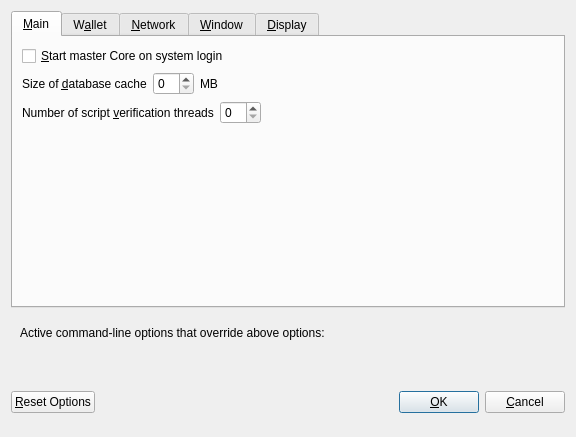
<?xml version="1.0" encoding="UTF-8"?>
<ui version="4.0">
 <class>OptionsDialog</class>
 <widget class="QDialog" name="OptionsDialog">
  <property name="geometry">
   <rect>
    <x>0</x>
    <y>0</y>
    <width>576</width>
    <height>402</height>
   </rect>
  </property>
  <property name="windowTitle">
   <string>Options</string>
  </property>
  <property name="modal">
   <bool>true</bool>
  </property>
  <layout class="QVBoxLayout" name="verticalLayout">
   <item>
    <widget class="QTabWidget" name="tabWidget">
     <property name="currentIndex">
      <number>0</number>
     </property>
     <widget class="QWidget" name="tabMain">
      <attribute name="title">
       <string>&amp;Main</string>
      </attribute>
      <layout class="QVBoxLayout" name="verticalLayout_Main">
       <item>
        <widget class="QCheckBox" name="bitcoinAtStartup">
         <property name="toolTip">
          <string>Automatically start master Core after logging in to the system.</string>
         </property>
         <property name="text">
          <string>&amp;Start master Core on system login</string>
         </property>
        </widget>
       </item>
       <item>
        <layout class="QHBoxLayout" name="horizontalLayout_2_Main">
         <item>
          <widget class="QLabel" name="databaseCacheLabel">
           <property name="text">
            <string>Size of &amp;database cache</string>
           </property>
           <property name="textFormat">
            <enum>Qt::PlainText</enum>
           </property>
           <property name="buddy">
            <cstring>databaseCache</cstring>
           </property>
          </widget>
         </item>
         <item>
          <widget class="QSpinBox" name="databaseCache"/>
         </item>
         <item>
          <widget class="QLabel" name="databaseCacheUnitLabel">
           <property name="text">
            <string>MB</string>
           </property>
           <property name="textFormat">
            <enum>Qt::PlainText</enum>
           </property>
          </widget>
         </item>
         <item>
          <spacer name="horizontalSpacer_2_Main">
           <property name="orientation">
            <enum>Qt::Horizontal</enum>
           </property>
           <property name="sizeHint" stdset="0">
            <size>
             <width>40</width>
             <height>20</height>
            </size>
           </property>
          </spacer>
         </item>
        </layout>
       </item>
       <item>
        <layout class="QHBoxLayout" name="horizontalLayout_3_Main">
         <item>
          <widget class="QLabel" name="threadsScriptVerifLabel">
           <property name="text">
            <string>Number of script &amp;verification threads</string>
           </property>
           <property name="textFormat">
            <enum>Qt::PlainText</enum>
           </property>
           <property name="buddy">
            <cstring>threadsScriptVerif</cstring>
           </property>
          </widget>
         </item>
         <item>
          <widget class="QSpinBox" name="threadsScriptVerif">
           <property name="toolTip">
            <string>(0 = auto, &lt;0 = leave that many cores free)</string>
           </property>
          </widget>
         </item>
         <item>
          <spacer name="horizontalSpacer_3_Main">
           <property name="orientation">
            <enum>Qt::Horizontal</enum>
           </property>
           <property name="sizeHint" stdset="0">
            <size>
             <width>40</width>
             <height>20</height>
            </size>
           </property>
          </spacer>
         </item>
        </layout>
       </item>
       <item>
        <spacer name="verticalSpacer_Main">
         <property name="orientation">
          <enum>Qt::Vertical</enum>
         </property>
         <property name="sizeHint" stdset="0">
          <size>
           <width>20</width>
           <height>40</height>
          </size>
         </property>
        </spacer>
       </item>
      </layout>
     </widget>
     <widget class="QWidget" name="tabWallet">
      <attribute name="title">
       <string>W&amp;allet</string>
      </attribute>
      <layout class="QVBoxLayout" name="verticalLayout_Wallet">
       <item>
        <widget class="QGroupBox" name="groupBox">
         <property name="title">
          <string>Expert</string>
         </property>
         <layout class="QVBoxLayout" name="verticalLayout_2">
          <item>
           <widget class="QCheckBox" name="coinControlFeatures">
            <property name="toolTip">
             <string>Whether to show coin control features or not.</string>
            </property>
            <property name="text">
             <string>Enable coin &amp;control features</string>
            </property>
           </widget>
          </item>
          <item>
           <widget class="QCheckBox" name="showMasternodesTab">
            <property name="toolTip">
             <string>Show additional tab listing all your masternodes in first sub-tab&lt;br/&gt;and all masternodes on the network in second sub-tab.</string>
            </property>
            <property name="text">
             <string>Show Masternodes Tab</string>
            </property>
           </widget>
          </item>
          <item>
           <widget class="QCheckBox" name="showAdvancedPSUI">
            <property name="toolTip">
             <string>Show additional information and buttons for PrivateSend on overview screen.</string>
            </property>
            <property name="text">
             <string>Enable advanced PrivateSend interface</string>
            </property>
           </widget>
          </item>
          <item>
           <widget class="QCheckBox" name="lowKeysWarning">
            <property name="toolTip">
             <string>Show warning dialog when PrivateSend detects that wallet has very low number of keys left.</string>
            </property>
            <property name="text">
             <string>Warn if PrivateSend is running out of keys</string>
            </property>
           </widget>
          </item>
          <item>
           <widget class="QCheckBox" name="privateSendMultiSession">
            <property name="toolTip">
             <string>Whether to use experimental PrivateSend mode with multiple mixing sessions per block.&lt;br/&gt;Note: You must use this feature carefully.&lt;br/&gt;Make sure you always have recent wallet (auto)backup in a safe place!</string>
            </property>
            <property name="text">
             <string>Enable PrivateSend &amp;multi-session</string>
            </property>
           </widget>
          </item>
          <item>
           <widget class="QCheckBox" name="spendZeroConfChange">
            <property name="toolTip">
             <string>If you disable the spending of unconfirmed change, the change from a transaction&lt;br/&gt;cannot be used until that transaction has at least one confirmation.&lt;br/&gt;This also affects how your balance is computed.</string>
            </property>
            <property name="text">
             <string>&amp;Spend unconfirmed change</string>
            </property>
           </widget>
          </item>
         </layout>
        </widget>
       </item>
       <item>
        <layout class="QHBoxLayout" name="horizontalLayout_4_Wallet">
         <item>
          <widget class="QLabel" name="label">
           <property name="toolTip">
            <string>This setting determines the amount of individual masternodes that an input will be anonymized through.&lt;br/&gt;More rounds of anonymization gives a higher degree of privacy, but also costs more in fees.</string>
           </property>
           <property name="text">
            <string>PrivateSend rounds to use</string>
           </property>
          </widget>
         </item>
         <item>
          <widget class="QSpinBox" name="privateSendRounds">
           <property name="minimum">
            <number>2</number>
           </property>
           <property name="maximum">
            <number>8</number>
           </property>
           <property name="value">
            <number>4</number>
           </property>
          </widget>
         </item>
        </layout>
       </item>
       <item>
        <layout class="QHBoxLayout" name="horizontalLayout">
         <item>
          <widget class="QLabel" name="label_2">
           <property name="toolTip">
            <string>This amount acts as a threshold to turn off PrivateSend once it's reached.</string>
           </property>
           <property name="statusTip">
            <string notr="true"/>
           </property>
           <property name="whatsThis">
            <string notr="true"/>
           </property>
           <property name="accessibleName">
            <string notr="true"/>
           </property>
           <property name="accessibleDescription">
            <string notr="true"/>
           </property>
           <property name="text">
            <string>Amount of master to keep anonymized</string>
           </property>
          </widget>
         </item>
         <item>
          <widget class="QSpinBox" name="privateSendAmount">
           <property name="minimum">
            <number>2</number>
           </property>
           <property name="maximum">
            <number>2000</number>
           </property>
           <property name="singleStep">
            <number>10</number>
           </property>
           <property name="value">
            <number>1000</number>
           </property>
          </widget>
         </item>
        </layout>
       </item>
       <item>
        <spacer name="verticalSpacer_Wallet">
         <property name="orientation">
          <enum>Qt::Vertical</enum>
         </property>
         <property name="sizeHint" stdset="0">
          <size>
           <width>20</width>
           <height>40</height>
          </size>
         </property>
        </spacer>
       </item>
      </layout>
     </widget>
     <widget class="QWidget" name="tabNetwork">
      <attribute name="title">
       <string>&amp;Network</string>
      </attribute>
      <layout class="QVBoxLayout" name="verticalLayout_Network">
       <item>
        <widget class="QCheckBox" name="mapPortUpnp">
         <property name="toolTip">
          <string>Automatically open the master Core client port on the router. This only works when your router supports UPnP and it is enabled.</string>
         </property>
         <property name="text">
          <string>Map port using &amp;UPnP</string>
         </property>
        </widget>
       </item>
       <item>
        <widget class="QCheckBox" name="allowIncoming">
         <property name="toolTip">
          <string>Accept connections from outside</string>
         </property>
         <property name="text">
          <string>Allow incoming connections</string>
         </property>
        </widget>
       </item>
       <item>
        <widget class="QCheckBox" name="connectSocks">
         <property name="toolTip">
          <string>Connect to the master network through a SOCKS5 proxy.</string>
         </property>
         <property name="text">
          <string>&amp;Connect through SOCKS5 proxy (default proxy):</string>
         </property>
        </widget>
       </item>
       <item>
        <layout class="QHBoxLayout" name="horizontalLayout_1_Network">
         <item>
          <widget class="QLabel" name="proxyIpLabel">
           <property name="text">
            <string>Proxy &amp;IP:</string>
           </property>
           <property name="textFormat">
            <enum>Qt::PlainText</enum>
           </property>
           <property name="buddy">
            <cstring>proxyIp</cstring>
           </property>
          </widget>
         </item>
         <item>
          <widget class="QValidatedLineEdit" name="proxyIp">
           <property name="minimumSize">
            <size>
             <width>140</width>
             <height>0</height>
            </size>
           </property>
           <property name="maximumSize">
            <size>
             <width>140</width>
             <height>16777215</height>
            </size>
           </property>
           <property name="toolTip">
            <string>IP address of the proxy (e.g. IPv4: 127.0.0.1 / IPv6: ::1)</string>
           </property>
          </widget>
         </item>
         <item>
          <widget class="QLabel" name="proxyPortLabel">
           <property name="text">
            <string>&amp;Port:</string>
           </property>
           <property name="textFormat">
            <enum>Qt::PlainText</enum>
           </property>
           <property name="buddy">
            <cstring>proxyPort</cstring>
           </property>
          </widget>
         </item>
         <item>
          <widget class="QLineEdit" name="proxyPort">
           <property name="minimumSize">
            <size>
             <width>55</width>
             <height>0</height>
            </size>
           </property>
           <property name="maximumSize">
            <size>
             <width>55</width>
             <height>16777215</height>
            </size>
           </property>
           <property name="toolTip">
            <string>Port of the proxy (e.g. 9050)</string>
           </property>
          </widget>
         </item>
         <item>
          <spacer name="horizontalSpacer_1_Network">
           <property name="orientation">
            <enum>Qt::Horizontal</enum>
           </property>
           <property name="sizeHint" stdset="0">
            <size>
             <width>40</width>
             <height>20</height>
            </size>
           </property>
          </spacer>
         </item>
        </layout>
       </item>
       <item>
        <layout class="QHBoxLayout" name="horizontalLayout_2_Network">
         <item>
          <widget class="QLabel" name="proxyActiveNets">
           <property name="text">
            <string>Used for reaching peers via:</string>
           </property>
           <property name="textFormat">
            <enum>Qt::PlainText</enum>
           </property>
          </widget>
         </item>
         <item>
          <widget class="QCheckBox" name="proxyReachIPv4">
           <property name="enabled">
            <bool>false</bool>
           </property>
           <property name="toolTip">
            <string>Shows, if the supplied default SOCKS5 proxy is used to reach peers via this network type.</string>
           </property>
           <property name="text">
            <string/>
           </property>
          </widget>
         </item>
         <item>
          <widget class="QLabel" name="proxyReachIPv4Label">
           <property name="text">
            <string>IPv4</string>
           </property>
           <property name="textFormat">
            <enum>Qt::PlainText</enum>
           </property>
          </widget>
         </item>
         <item>
          <widget class="QCheckBox" name="proxyReachIPv6">
           <property name="enabled">
            <bool>false</bool>
           </property>
           <property name="toolTip">
            <string>Shows, if the supplied default SOCKS5 proxy is used to reach peers via this network type.</string>
           </property>
           <property name="text">
            <string/>
           </property>
          </widget>
         </item>
         <item>
          <widget class="QLabel" name="proxyReachIPv6Label">
           <property name="text">
            <string>IPv6</string>
           </property>
           <property name="textFormat">
            <enum>Qt::PlainText</enum>
           </property>
          </widget>
         </item>
         <item>
          <widget class="QCheckBox" name="proxyReachTor">
           <property name="enabled">
            <bool>false</bool>
           </property>
           <property name="toolTip">
            <string>Shows, if the supplied default SOCKS5 proxy is used to reach peers via this network type.</string>
           </property>
           <property name="text">
            <string/>
           </property>
          </widget>
         </item>
         <item>
          <widget class="QLabel" name="proxyReachTorLabel">
           <property name="text">
            <string>Tor</string>
           </property>
           <property name="textFormat">
            <enum>Qt::PlainText</enum>
           </property>
          </widget>
         </item>
         <item>
          <spacer name="horizontalSpacer_2_Network">
           <property name="orientation">
            <enum>Qt::Horizontal</enum>
           </property>
           <property name="sizeHint" stdset="0">
            <size>
             <width>40</width>
             <height>20</height>
            </size>
           </property>
          </spacer>
         </item>
        </layout>
       </item>
       <item>
        <widget class="QCheckBox" name="connectSocksTor">
         <property name="toolTip">
          <string>Connect to the master network through a separate SOCKS5 proxy for Tor hidden services.</string>
         </property>
         <property name="text">
          <string>Use separate SOCKS5 proxy to reach peers via Tor hidden services:</string>
         </property>
        </widget>
       </item>
       <item>
        <layout class="QHBoxLayout" name="horizontalLayout_3_Network">
         <item>
          <widget class="QLabel" name="proxyIpTorLabel">
           <property name="text">
            <string>Proxy &amp;IP:</string>
           </property>
           <property name="textFormat">
            <enum>Qt::PlainText</enum>
           </property>
           <property name="buddy">
            <cstring>proxyIpTor</cstring>
           </property>
          </widget>
         </item>
         <item>
          <widget class="QValidatedLineEdit" name="proxyIpTor">
           <property name="minimumSize">
            <size>
             <width>140</width>
             <height>0</height>
            </size>
           </property>
           <property name="maximumSize">
            <size>
             <width>140</width>
             <height>16777215</height>
            </size>
           </property>
           <property name="toolTip">
            <string>IP address of the proxy (e.g. IPv4: 127.0.0.1 / IPv6: ::1)</string>
           </property>
          </widget>
         </item>
         <item>
          <widget class="QLabel" name="proxyPortTorLabel">
           <property name="text">
            <string>&amp;Port:</string>
           </property>
           <property name="textFormat">
            <enum>Qt::PlainText</enum>
           </property>
           <property name="buddy">
            <cstring>proxyPortTor</cstring>
           </property>
          </widget>
         </item>
         <item>
          <widget class="QLineEdit" name="proxyPortTor">
           <property name="minimumSize">
            <size>
             <width>55</width>
             <height>0</height>
            </size>
           </property>
           <property name="maximumSize">
            <size>
             <width>55</width>
             <height>16777215</height>
            </size>
           </property>
           <property name="toolTip">
            <string>Port of the proxy (e.g. 9050)</string>
           </property>
          </widget>
         </item>
         <item>
          <spacer name="horizontalSpacer_4_Network">
           <property name="orientation">
            <enum>Qt::Horizontal</enum>
           </property>
           <property name="sizeHint" stdset="0">
            <size>
             <width>40</width>
             <height>20</height>
            </size>
           </property>
          </spacer>
         </item>
        </layout>
       </item>
       <item>
        <spacer name="verticalSpacer_Network">
         <property name="orientation">
          <enum>Qt::Vertical</enum>
         </property>
         <property name="sizeHint" stdset="0">
          <size>
           <width>20</width>
           <height>40</height>
          </size>
         </property>
        </spacer>
       </item>
      </layout>
     </widget>
     <widget class="QWidget" name="tabWindow">
      <attribute name="title">
       <string>&amp;Window</string>
      </attribute>
      <layout class="QVBoxLayout" name="verticalLayout_Window">
       <item>
        <widget class="QCheckBox" name="hideTrayIcon">
         <property name="toolTip">
          <string>&amp;Hide the icon from the system tray.</string>
         </property>
         <property name="text">
          <string>Hide tray icon</string>
         </property>
        </widget>
       </item>
       <item>
        <widget class="QCheckBox" name="minimizeToTray">
         <property name="toolTip">
          <string>Show only a tray icon after minimizing the window.</string>
         </property>
         <property name="text">
          <string>&amp;Minimize to the tray instead of the taskbar</string>
         </property>
        </widget>
       </item>
       <item>
        <widget class="QCheckBox" name="minimizeOnClose">
         <property name="toolTip">
          <string>Minimize instead of exit the application when the window is closed. When this option is enabled, the application will be closed only after selecting Exit in the menu.</string>
         </property>
         <property name="text">
          <string>M&amp;inimize on close</string>
         </property>
        </widget>
       </item>
       <item>
        <spacer name="verticalSpacer_Window">
         <property name="orientation">
          <enum>Qt::Vertical</enum>
         </property>
         <property name="sizeHint" stdset="0">
          <size>
           <width>20</width>
           <height>40</height>
          </size>
         </property>
        </spacer>
       </item>
      </layout>
     </widget>
     <widget class="QWidget" name="tabDisplay">
      <attribute name="title">
       <string>&amp;Display</string>
      </attribute>
      <layout class="QVBoxLayout" name="verticalLayout_Display">
       <item>
        <layout class="QHBoxLayout" name="horizontalLayout_1_Display">
         <item>
          <widget class="QLabel" name="langLabel">
           <property name="text">
            <string>User Interface &amp;language:</string>
           </property>
           <property name="textFormat">
            <enum>Qt::PlainText</enum>
           </property>
           <property name="buddy">
            <cstring>lang</cstring>
           </property>
          </widget>
         </item>
         <item>
          <widget class="QValueComboBox" name="lang">
           <property name="toolTip">
            <string>The user interface language can be set here. This setting will take effect after restarting master Core.</string>
           </property>
          </widget>
         </item>
        </layout>
       </item>
       <item>
        <widget class="QLabel" name="label_3">
         <property name="toolTip">
          <string notr="true"/>
         </property>
         <property name="statusTip">
          <string notr="true"/>
         </property>
         <property name="whatsThis">
          <string notr="true"/>
         </property>
         <property name="accessibleName">
          <string notr="true"/>
         </property>
         <property name="text">
          <string>Language missing or translation incomplete? Help contributing translations here:
https://www.transifex.com/projects/p/master/</string>
         </property>
         <property name="wordWrap">
          <bool>true</bool>
         </property>
         <property name="openExternalLinks">
          <bool>true</bool>
         </property>
         <property name="textInteractionFlags">
          <set>Qt::TextBrowserInteraction</set>
         </property>
        </widget>
       </item>
       <item>
        <layout class="QHBoxLayout" name="horizontalLayout_4_Display" stretch="0,0">
         <item>
          <widget class="QLabel" name="themeLabel">
           <property name="text">
            <string>User Interface Theme:</string>
           </property>
          </widget>
         </item>
         <item>
          <widget class="QValueComboBox" name="theme"/>
         </item>
        </layout>
       </item>
       <item>
        <widget class="Line" name="line">
         <property name="orientation">
          <enum>Qt::Horizontal</enum>
         </property>
        </widget>
       </item>
       <item>
        <layout class="QHBoxLayout" name="horizontalLayout_2_Display">
         <item>
          <widget class="QLabel" name="unitLabel">
           <property name="text">
            <string>&amp;Unit to show amounts in:</string>
           </property>
           <property name="textFormat">
            <enum>Qt::PlainText</enum>
           </property>
           <property name="buddy">
            <cstring>unit</cstring>
           </property>
          </widget>
         </item>
         <item>
          <widget class="QValueComboBox" name="unit">
           <property name="toolTip">
            <string>Choose the default subdivision unit to show in the interface and when sending coins.</string>
           </property>
          </widget>
         </item>
        </layout>
       </item>
       <item>
        <layout class="QHBoxLayout" name="horizontalLayout_5_Display">
         <item>
          <widget class="QLabel" name="digitsLabel">
           <property name="text">
            <string>Decimal digits</string>
           </property>
          </widget>
         </item>
         <item>
          <widget class="QValueComboBox" name="digits"/>
         </item>
        </layout>
       </item>
       <item>
        <layout class="QHBoxLayout" name="horizontalLayout_3_Display">
         <item>
          <widget class="QLabel" name="thirdPartyTxUrlsLabel">
           <property name="toolTip">
            <string>Third party URLs (e.g. a block explorer) that appear in the transactions tab as context menu items.&lt;br/&gt;%s in the URL is replaced by transaction hash. Multiple URLs are separated by vertical bar |.</string>
           </property>
           <property name="text">
            <string>Third party transaction URLs</string>
           </property>
           <property name="buddy">
            <cstring>thirdPartyTxUrls</cstring>
           </property>
          </widget>
         </item>
         <item>
          <widget class="QLineEdit" name="thirdPartyTxUrls">
           <property name="toolTip">
            <string>Third party URLs (e.g. a block explorer) that appear in the transactions tab as context menu items.&lt;br/&gt;%s in the URL is replaced by transaction hash. Multiple URLs are separated by vertical bar |.</string>
           </property>
          </widget>
         </item>
        </layout>
       </item>
       <item>
        <spacer name="verticalSpacer">
         <property name="orientation">
          <enum>Qt::Vertical</enum>
         </property>
         <property name="sizeHint" stdset="0">
          <size>
           <width>20</width>
           <height>40</height>
          </size>
         </property>
        </spacer>
       </item>
      </layout>
     </widget>
    </widget>
   </item>
   <item>
    <widget class="QFrame" name="frame">
     <layout class="QVBoxLayout" name="verticalLayout_Bottom">
      <item>
       <layout class="QHBoxLayout" name="horizontalLayout_Bottom">
        <item>
         <widget class="QLabel" name="overriddenByCommandLineInfoLabel">
          <property name="text">
           <string>Active command-line options that override above options:</string>
          </property>
          <property name="textFormat">
           <enum>Qt::PlainText</enum>
          </property>
         </widget>
        </item>
        <item>
         <spacer name="horizontalSpacer_Bottom">
          <property name="orientation">
           <enum>Qt::Horizontal</enum>
          </property>
          <property name="sizeHint" stdset="0">
           <size>
            <width>40</width>
            <height>20</height>
           </size>
          </property>
         </spacer>
        </item>
       </layout>
      </item>
      <item>
       <widget class="QLabel" name="overriddenByCommandLineLabel">
        <property name="text">
         <string/>
        </property>
        <property name="textFormat">
         <enum>Qt::PlainText</enum>
        </property>
        <property name="wordWrap">
         <bool>true</bool>
        </property>
       </widget>
      </item>
     </layout>
    </widget>
   </item>
   <item>
    <layout class="QHBoxLayout" name="horizontalLayout_Buttons">
     <item>
      <widget class="QPushButton" name="resetButton">
       <property name="toolTip">
        <string>Reset all client options to default.</string>
       </property>
       <property name="text">
        <string>&amp;Reset Options</string>
       </property>
       <property name="autoDefault">
        <bool>false</bool>
       </property>
      </widget>
     </item>
     <item>
      <spacer name="horizontalSpacer_1">
       <property name="orientation">
        <enum>Qt::Horizontal</enum>
       </property>
       <property name="sizeHint" stdset="0">
        <size>
         <width>40</width>
         <height>48</height>
        </size>
       </property>
      </spacer>
     </item>
     <item>
      <widget class="QLabel" name="statusLabel">
       <property name="minimumSize">
        <size>
         <width>200</width>
         <height>0</height>
        </size>
       </property>
       <property name="font">
        <font>
         <weight>75</weight>
         <bold>true</bold>
        </font>
       </property>
       <property name="text">
        <string/>
       </property>
       <property name="textFormat">
        <enum>Qt::PlainText</enum>
       </property>
       <property name="wordWrap">
        <bool>true</bool>
       </property>
      </widget>
     </item>
     <item>
      <spacer name="horizontalSpacer_2">
       <property name="orientation">
        <enum>Qt::Horizontal</enum>
       </property>
       <property name="sizeHint" stdset="0">
        <size>
         <width>40</width>
         <height>48</height>
        </size>
       </property>
      </spacer>
     </item>
     <item>
      <widget class="QPushButton" name="okButton">
       <property name="text">
        <string>&amp;OK</string>
       </property>
       <property name="autoDefault">
        <bool>false</bool>
       </property>
       <property name="default">
        <bool>true</bool>
       </property>
      </widget>
     </item>
     <item>
      <widget class="QPushButton" name="cancelButton">
       <property name="text">
        <string>&amp;Cancel</string>
       </property>
       <property name="autoDefault">
        <bool>false</bool>
       </property>
      </widget>
     </item>
    </layout>
   </item>
  </layout>
 </widget>
 <customwidgets>
  <customwidget>
   <class>QValidatedLineEdit</class>
   <extends>QLineEdit</extends>
   <header>qvalidatedlineedit.h</header>
  </customwidget>
  <customwidget>
   <class>QValueComboBox</class>
   <extends>QComboBox</extends>
   <header>qvaluecombobox.h</header>
  </customwidget>
 </customwidgets>
 <resources/>
 <connections/>
</ui>
